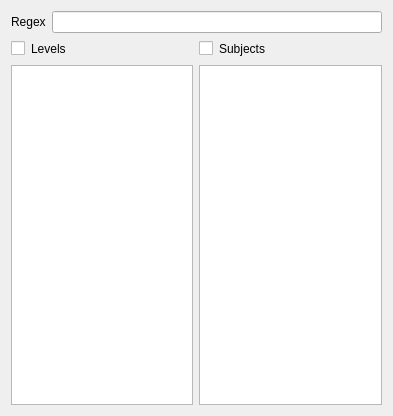
<?xml version="1.0" encoding="UTF-8"?>
<ui version="4.0">
 <class>LogStatus</class>
 <widget class="QWidget" name="LogStatus">
  <property name="geometry">
   <rect>
    <x>0</x>
    <y>0</y>
    <width>393</width>
    <height>416</height>
   </rect>
  </property>
  <property name="sizePolicy">
   <sizepolicy hsizetype="Expanding" vsizetype="Expanding">
    <horstretch>0</horstretch>
    <verstretch>0</verstretch>
   </sizepolicy>
  </property>
  <property name="windowTitle">
   <string>Form</string>
  </property>
  <layout class="QVBoxLayout" name="verticalLayout_8">
   <item>
    <layout class="QHBoxLayout" name="horizontalLayout_7">
     <item>
      <widget class="QLabel" name="label">
       <property name="text">
        <string>Regex</string>
       </property>
      </widget>
     </item>
     <item>
      <widget class="QLineEdit" name="regexEdit">
       <property name="text">
        <string/>
       </property>
      </widget>
     </item>
    </layout>
   </item>
   <item>
    <layout class="QHBoxLayout" name="horizontalLayout_2">
     <item>
      <layout class="QVBoxLayout" name="verticalLayout_5">
       <item>
        <layout class="QHBoxLayout" name="horizontalLayout_8">
         <item>
          <widget class="QCheckBox" name="allLevels">
           <property name="text">
            <string/>
           </property>
           <property name="tristate">
            <bool>false</bool>
           </property>
          </widget>
         </item>
         <item>
          <widget class="QLabel" name="levelLabel">
           <property name="text">
            <string>Levels</string>
           </property>
          </widget>
         </item>
         <item>
          <spacer name="horizontalSpacer_2">
           <property name="orientation">
            <enum>Qt::Horizontal</enum>
           </property>
           <property name="sizeHint" stdset="0">
            <size>
             <width>40</width>
             <height>20</height>
            </size>
           </property>
          </spacer>
         </item>
        </layout>
       </item>
       <item>
        <widget class="QListView" name="levelList"/>
       </item>
      </layout>
     </item>
     <item>
      <layout class="QVBoxLayout" name="verticalLayout_6">
       <item>
        <layout class="QHBoxLayout" name="horizontalLayout_9">
         <item>
          <widget class="QCheckBox" name="allSubjects">
           <property name="text">
            <string/>
           </property>
           <property name="tristate">
            <bool>false</bool>
           </property>
          </widget>
         </item>
         <item>
          <widget class="QLabel" name="subjectLabel">
           <property name="text">
            <string>Subjects</string>
           </property>
          </widget>
         </item>
         <item>
          <spacer name="horizontalSpacer">
           <property name="orientation">
            <enum>Qt::Horizontal</enum>
           </property>
           <property name="sizeHint" stdset="0">
            <size>
             <width>40</width>
             <height>20</height>
            </size>
           </property>
          </spacer>
         </item>
        </layout>
       </item>
       <item>
        <widget class="QListView" name="subjectList"/>
       </item>
      </layout>
     </item>
    </layout>
   </item>
  </layout>
 </widget>
 <resources/>
 <connections/>
</ui>
